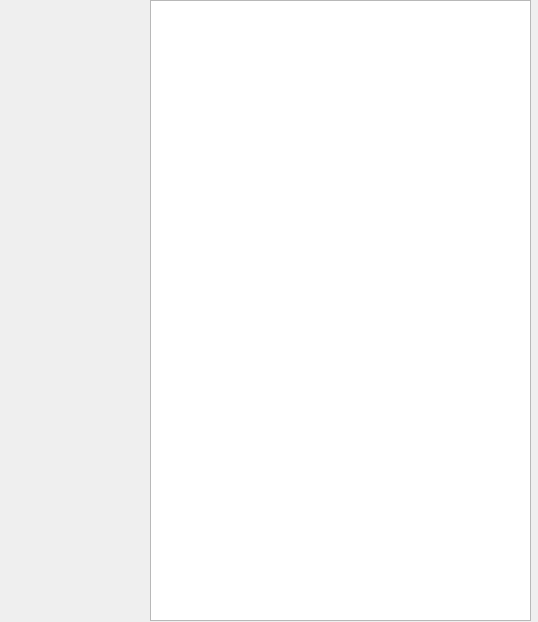
<?xml version="1.0" encoding="UTF-8"?>
<ui version="4.0">
 <class>Form</class>
 <widget class="QWidget" name="Form">
  <property name="geometry">
   <rect>
    <x>0</x>
    <y>0</y>
    <width>538</width>
    <height>622</height>
   </rect>
  </property>
  <property name="windowTitle">
   <string>Form</string>
  </property>
  <widget class="AvatarWidget" name="AvatarWidget">
   <property name="geometry">
    <rect>
     <x>20</x>
     <y>10</y>
     <width>96</width>
     <height>96</height>
    </rect>
   </property>
  </widget>
  <widget class="QTextBrowser" name="textBrowser">
   <property name="geometry">
    <rect>
     <x>150</x>
     <y>0</y>
     <width>381</width>
     <height>621</height>
    </rect>
   </property>
  </widget>
 </widget>
 <customwidgets>
  <customwidget>
   <class>ImageLabel</class>
   <extends>QLabel</extends>
   <header>qfluentwidgets</header>
  </customwidget>
  <customwidget>
   <class>AvatarWidget</class>
   <extends>ImageLabel</extends>
   <header>qfluentwidgets</header>
  </customwidget>
 </customwidgets>
 <resources/>
 <connections/>
</ui>
